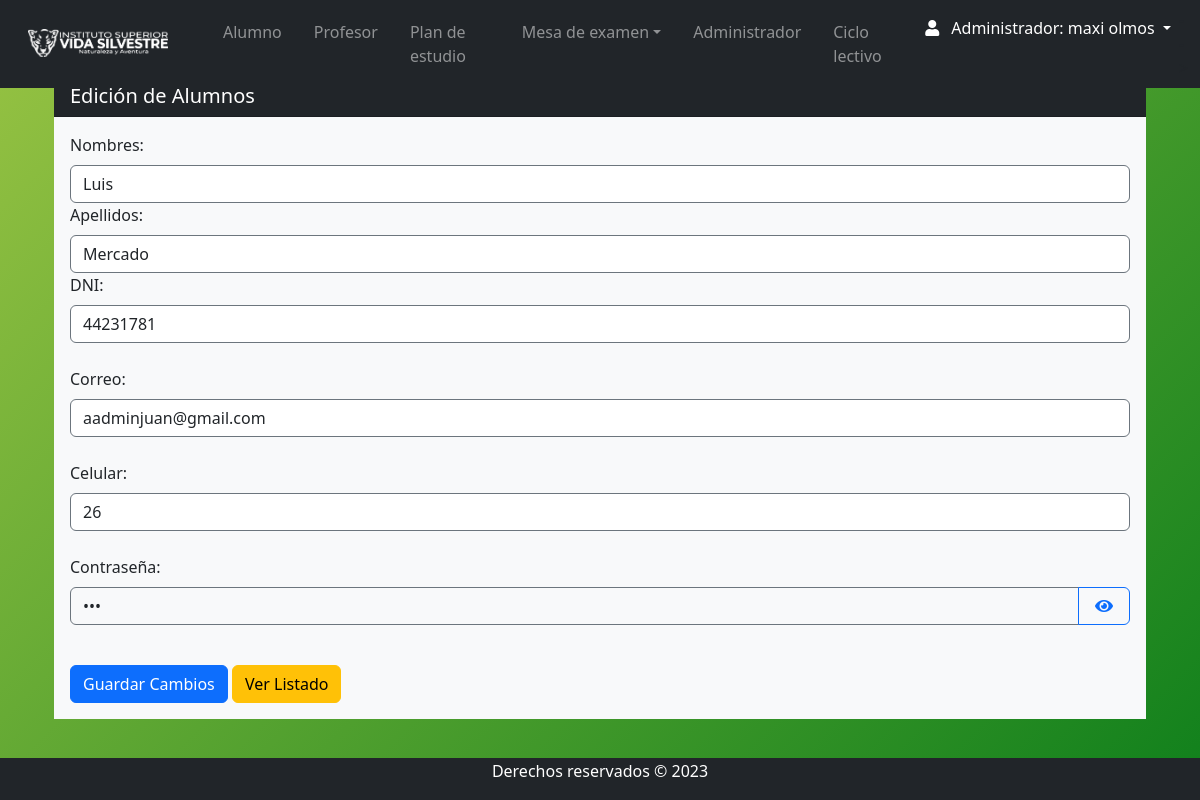
The app's page /Views/admin/alumno_edit.php?id=2 (signed in) with its own data.
### tables this page shows
CREATE TABLE `persona` (
  `id_persona` int(11) NOT NULL,
  `nombre` varchar(35) NOT NULL,
  `apellido` varchar(35) NOT NULL,
  `fecha_nacimiento` date NOT NULL,
  `DNI` int(11) NOT NULL,
  `celular` varchar(15) DEFAULT NULL,
  `email_correo` varchar(100) DEFAULT NULL,
  `direccion` varchar(55) DEFAULT NULL,
  `fecha_ingreso` date DEFAULT NULL,
  `pais` varchar(55) DEFAULT NULL,
  `ciudad` varchar(55) DEFAULT NULL,
  `contraseña` varchar(10) DEFAULT NULL,
  `id_rol` int(11) NOT NULL,
  `genero` varchar(15) DEFAULT NULL,
  `legajo` int(11) DEFAULT NULL,
  `titulo` varchar(100) DEFAULT NULL,
  `estado` varchar(11) DEFAULT NULL
);

### Views/admin/alumno_edit.php (the view, shortened to what this page needs)
<?php
require '../../conn/connection.php';
if (isset($_GET['id'])) {
    $id_alumno = $_GET['id'];
    $consulta_alumno = $db->prepare("SELECT * FROM persona WHERE id_persona = :id");
    $consulta_alumno->bindParam(':id', $id_alumno, PDO::PARAM_INT);
    $consulta_alumno->execute();
    $alumno = $consulta_alumno->fetch();
} else {
    die('Ha ocurrido un error');
}
?>
<?php require 'navbar.php'; ?>
    <div class="container mt-3">
        <div class="row m-auto">
            <div class="col-sm">
                <div class="card rounded-2 border-0">
                    <h5 class="card-header bg-dark text-white">Edición de Alumnos</h5>
                    <div class="card-body bg-light">
                        <form method="post" class="form" action="">
                            <label>Nombres:</label>
                            <input type="text" class="form-control" required name="nombre" autocomplete="off" value="<?php echo htmlspecialchars($alumno['nombre']); ?>" maxlength="45">
                            <label>Apellidos:</label>
                            <input type text="text" class ="form-control" required name="apellido" autocomplete="off" value="<?php echo htmlspecialchars($alumno['apellido']); ?>" maxlength="45">
                            <label>DNI:</label>
                            <input type="text" class="form-control" required name="dni" id="dni" autocomplete="off" value="<?php echo htmlspecialchars($alumno['DNI']); ?>" maxlength="8">
                            <br>
                            <label>Correo:</label>
                            <input type="email" class="form-control" required name="email" id="email" autocomplete="off" value="<?php echo htmlspecialchars($alumno['email_correo']); ?>" maxlength="45">
                            <br>
                            <label>Celular:</label>
                            <input type="tel" class="form-control" required name="celular" id="celular" autocomplete="off" value="<?php echo htmlspecialchars($alumno['celular']); ?>" maxlength="10">
                            <br>
                            <label>Contraseña:</label>
                            <div class="input-group">
                                <input class="form-control bg-light" type="password" name="contrasena" id="password" required value="<?php echo htmlspecialchars($alumno['contraseña']); ?>" maxlength="10">
                                <button type="button" class="btn btn-outline-primary" name="toggle-eye" id="toggle-eye" onclick="togglePasswordVisibility()">
                                    <i class="fas fa-eye p-1"></i>
                                </button>
                            </div>
                            <br>
                            <div class="mt-3">
                                <button type="submit" class="btn btn-primary" name="modificar" onclick="return confirm('¿Seguro desea guardar los cambios?')">Guardar Cambios</button>
                                <a class="btn btn-warning" href="alumno_index.php">Ver Listado</a>
                            </div>
                        </form>
                    </div>
                </div>
            </div>
        </div>
    </div>
    <?php require 'footer.php'; ?>

### css/style.css (style rules this page uses)
body { background: linear-gradient(135deg, #98c343, #10801c); position: relative; padding-bottom: 10px; min-height: 100vh; }
input { border-style: solid !important; border-color: #6c757d !important; border-width: 1.5px !important; }

### records on screen
persona: nombre "Luis", apellido "Mercado", dni "44231781", email "aadminjuan@gmail.com", celular "26"

### other values on screen
$_SESSION['nombre'] "maxi"
$_SESSION['apellido'] "olmos"
